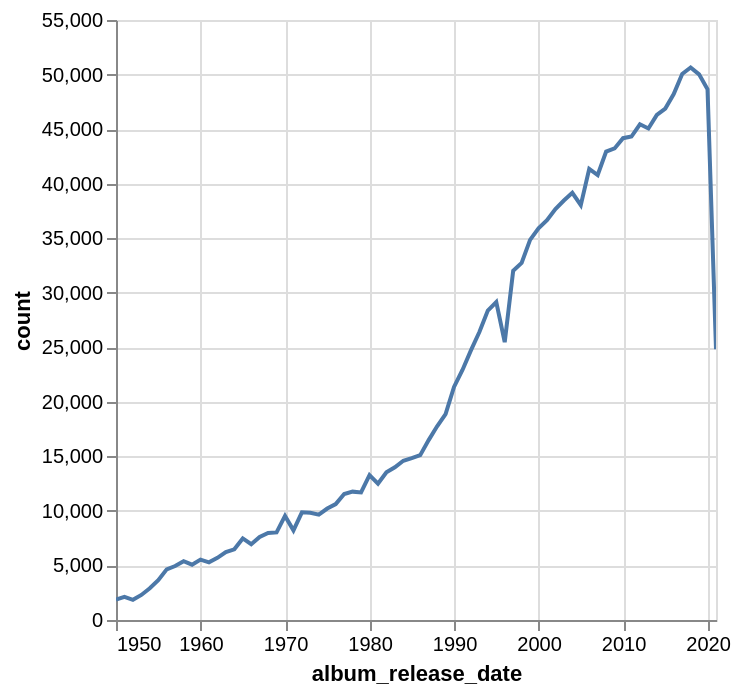

Notebook source saved alongside this figure:
### Code cell
number_of_songs_per_year = (
    df
    .sort("album_release_date")
    .group_by_dynamic(
        "album_release_date",
        every="1y"
    )
    .agg(
        pl.len().alias("count")
    )

)

chart= number_of_songs_per_year.plot.line(
    x="album_release_date",
    y="count",
)

chart.show()

### Figure 1 — Vega-Lite specification as saved in the notebook (floating-point values rounded to 4 significant figures)
{"config": {"view": {"continuousWidth": 300, "continuousHeight": 300}}, "data": {"name": "data-aae2bad82592f1c5d6afefd677ba4064"}, "mark": {"type": "line", "tooltip": true}, "encoding": {"x": {"field": "album_release_date", "type": "temporal"}, "y": {"field": "count", "type": "quantitative"}}, "params": [{"name": "param_1e9efca18e7a2868", "select": {"type": "interval", "encodings": ["x", "y"]}, "bind": "scales"}], "$schema": "https://vega.github.io/schema/vega-lite/v6.4.1.json", "datasets": {"data-aae2bad82592f1c5d6afefd677ba4064": [{"album_release_date": "1950-01-01T00:00:00", "count": 1864}, {"album_release_date": "1951-01-01T00:00:00", "count": 2112}, {"album_release_date": "1952-01-01T00:00:00", "count": 1854}, {"album_release_date": "1953-01-01T00:00:00", "count": 2295}, {"album_release_date": "1954-01-01T00:00:00", "count": 2915}, {"album_release_date": "1955-01-01T00:00:00", "count": 3656}, {"album_release_date": "1956-01-01T00:00:00", "count": 4647}, {"album_release_date": "1957-01-01T00:00:00", "count": 4950}, {"album_release_date": "1958-01-01T00:00:00", "count": 5389}, {"album_release_date": "1959-01-01T00:00:00", "count": 5068}, {"album_release_date": "1960-01-01T00:00:00", "count": 5539}, {"album_release_date": "1961-01-01T00:00:00", "count": 5288}, {"album_release_date": "1962-01-01T00:00:00", "count": 5694}, {"album_release_date": "1963-01-01T00:00:00", "count": 6217}, {"album_release_date": "1964-01-01T00:00:00", "count": 6483}, {"album_release_date": "1965-01-01T00:00:00", "count": 7479}, {"album_release_date": "1966-01-01T00:00:00", "count": 6946}, {"album_release_date": "1967-01-01T00:00:00", "count": 7615}, {"album_release_date": "1968-01-01T00:00:00", "count": 7986}, {"album_release_date": "1969-01-01T00:00:00", "count": 8031}, {"album_release_date": "1970-01-01T00:00:00", "count": 9544}, {"album_release_date": "1971-01-01T00:00:00", "count": 8217}, {"album_release_date": "1972-01-01T00:00:00", "count": 9873}, {"album_release_date": "1973-01-01T00:00:00", "count": 9824}, {"album_release_date": "1974-01-01T00:00:00", "count": 9662}, {"album_release_date": "1975-01-01T00:00:00", "count": 10218}, {"album_release_date": "1976-01-01T00:00:00", "count": 10628}, {"album_release_date": "1977-01-01T00:00:00", "count": 11548}, {"album_release_date": "1978-01-01T00:00:00", "count": 11766}, {"album_release_date": "1979-01-01T00:00:00", "count": 11694}, {"album_release_date": "1980-01-01T00:00:00", "count": 13281}, {"album_release_date": "1981-01-01T00:00:00", "count": 12489}, {"album_release_date": "1982-01-01T00:00:00", "count": 13545}, {"album_release_date": "1983-01-01T00:00:00", "count": 13998}, {"album_release_date": "1984-01-01T00:00:00", "count": 14598}, {"album_release_date": "1985-01-01T00:00:00", "count": 14842}, {"album_release_date": "1986-01-01T00:00:00", "count": 15110}, {"album_release_date": "1987-01-01T00:00:00", "count": 16488}, {"album_release_date": "1988-01-01T00:00:00", "count": 17753}, {"album_release_date": "1989-01-01T00:00:00", "count": 18878}, {"album_release_date": "1990-01-01T00:00:00", "count": 21363}, {"album_release_date": "1991-01-01T00:00:00", "count": 22922}, {"album_release_date": "1992-01-01T00:00:00", "count": 24711}, {"album_release_date": "1993-01-01T00:00:00", "count": 26394}, {"album_release_date": "1994-01-01T00:00:00", "count": 28359}, {"album_release_date": "1995-01-01T00:00:00", "count": 29144}, {"album_release_date": "1996-01-01T00:00:00", "count": 25468}, {"album_release_date": "1997-01-01T00:00:00", "count": 32012}, {"album_release_date": "1998-01-01T00:00:00", "count": 32733}, {"album_release_date": "1999-01-01T00:00:00", "count": 34842}, {"album_release_date": "2000-01-01T00:00:00", "count": 35899}, {"album_release_date": "2001-01-01T00:00:00", "count": 36640}, {"album_release_date": "2002-01-01T00:00:00", "count": 37670}, {"album_release_date": "2003-01-01T00:00:00", "count": 38450}, {"album_release_date": "2004-01-01T00:00:00", "count": 39161}, {"album_release_date": "2005-01-01T00:00:00", "count": 38027}, {"album_release_date": "2006-01-01T00:00:00", "count": 41354}, {"album_release_date": "2007-01-01T00:00:00", "count": 40787}, {"album_release_date": "2008-01-01T00:00:00", "count": 42932}, {"album_release_date": "2009-01-01T00:00:00", "count": 43228}, {"album_release_date": "2010-01-01T00:00:00", "count": 44165}, {"album_release_date": "2011-01-01T00:00:00", "count": 44316}, {"album_release_date": "2012-01-01T00:00:00", "count": 45442}, {"album_release_date": "2013-01-01T00:00:00", "count": 45056}, {"album_release_date": "2014-01-01T00:00:00", "count": 46306}, {"album_release_date": "2015-01-01T00:00:00", "count": 46883}, {"album_release_date": "2016-01-01T00:00:00", "count": 48208}, {"album_release_date": "2017-01-01T00:00:00", "count": 50054}, {"album_release_date": "2018-01-01T00:00:00", "count": 50650}, {"album_release_date": "2019-01-01T00:00:00", "count": 50015}, {"album_release_date": "2020-01-01T00:00:00", "count": 48643}, {"album_release_date": "2021-01-01T00:00:00", "count": 24825}]}}
